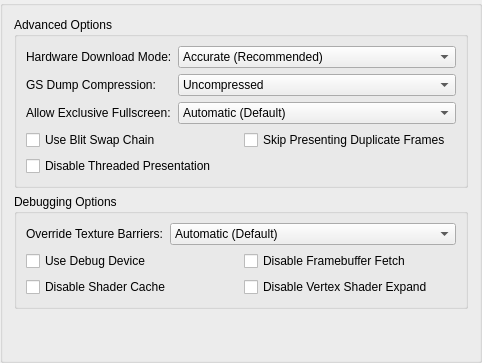
     <widget class="QGroupBox" name="advancedTab">
      <attribute name="title">
       <string extracomment="Advanced here refers to the advanced graphics options.">Advanced</string>
      </attribute>
      <layout class="QVBoxLayout" name="verticalLayout_2">
       <item>
        <widget class="QGroupBox" name="advancedOptions">
         <property name="title">
          <string>Advanced Options</string>
         </property>
         <layout class="QFormLayout" name="advancedOptionsFormLayout">
          <item row="0" column="0">
           <widget class="QLabel" name="label_42">
            <property name="text">
             <string>Hardware Download Mode:</string>
            </property>
           </widget>
          </item>
          <item row="0" column="1">
           <widget class="QComboBox" name="gsDownloadMode">
            <item>
             <property name="text">
              <string>Accurate (Recommended)</string>
             </property>
            </item>
            <item>
             <property name="text">
              <string>Disable Readbacks (Synchronize GS Thread)</string>
             </property>
            </item>
            <item>
             <property name="text">
              <string>Unsynchronized (Non-Deterministic)</string>
             </property>
            </item>
            <item>
             <property name="text">
              <string>Disabled (Ignore Transfers)</string>
             </property>
            </item>
           </widget>
          </item>
          <item row="1" column="0">
           <widget class="QLabel" name="label_34">
            <property name="text">
             <string>GS Dump Compression:</string>
            </property>
           </widget>
          </item>
          <item row="1" column="1">
           <widget class="QComboBox" name="gsDumpCompression">
            <item>
             <property name="text">
              <string>Uncompressed</string>
             </property>
            </item>
            <item>
             <property name="text">
              <string>LZMA (xz)</string>
             </property>
            </item>
            <item>
             <property name="text">
              <string>Zstandard (zst)</string>
             </property>
            </item>
           </widget>
          </item>
          <item row="3" column="0" colspan="2">
           <layout class="QGridLayout" name="gridLayout_9">
            <item row="0" column="1">
             <widget class="QCheckBox" name="skipPresentingDuplicateFrames">
              <property name="text">
               <string>Skip Presenting Duplicate Frames</string>
              </property>
             </widget>
            </item>
            <item row="0" column="0">
             <widget class="QCheckBox" name="useBlitSwapChain">
              <property name="text">
               <string extracomment="Blit = a data operation. You might want to write it as-is, but fully uppercased. More information: https://en.wikipedia.org/wiki/Bit_blit \nSwap chain: see Microsoft's Terminology Portal.">Use Blit Swap Chain</string>
              </property>
             </widget>
            </item>
            <item row="1" column="0">
             <widget class="QCheckBox" name="threadedPresentation">
              <property name="text">
               <string>Disable Threaded Presentation</string>
              </property>
             </widget>
            </item>
           </layout>
          </item>
          <item row="2" column="0">
           <widget class="QLabel" name="label_48">
            <property name="text">
             <string>Allow Exclusive Fullscreen:</string>
            </property>
           </widget>
          </item>
          <item row="2" column="1">
           <widget class="QComboBox" name="exclusiveFullscreenControl">
            <item>
             <property name="text">
              <string>Automatic (Default)</string>
             </property>
            </item>
            <item>
             <property name="text">
              <string>Disallowed</string>
             </property>
            </item>
            <item>
             <property name="text">
              <string>Allowed</string>
             </property>
            </item>
           </widget>
          </item>
         </layout>
        </widget>
       </item>
       <item>
        <widget class="QGroupBox" name="debuggingOptions">
         <property name="title">
          <string>Debugging Options</string>
         </property>
         <layout class="QFormLayout" name="debuggingOptionsFormLayout">
          <item row="0" column="0">
           <widget class="QLabel" name="label_19">
            <property name="text">
             <string>Override Texture Barriers:</string>
            </property>
           </widget>
          </item>
          <item row="0" column="1">
           <widget class="QComboBox" name="overrideTextureBarriers">
            <item>
             <property name="text">
              <string>Automatic (Default)</string>
             </property>
            </item>
            <item>
             <property name="text">
              <string>Force Disabled</string>
             </property>
            </item>
            <item>
             <property name="text">
              <string>Force Enabled</string>
             </property>
            </item>
           </widget>
          </item>
          <item row="2" column="0" colspan="2">
           <layout class="QGridLayout" name="gridLayout_7">
            <item row="0" column="1">
             <widget class="QCheckBox" name="disableFramebufferFetch">
              <property name="text">
               <string>Disable Framebuffer Fetch</string>
              </property>
             </widget>
            </item>
            <item row="1" column="0">
             <widget class="QCheckBox" name="disableShaderCache">
              <property name="text">
               <string>Disable Shader Cache</string>
              </property>
             </widget>
            </item>
            <item row="1" column="1">
             <widget class="QCheckBox" name="disableVertexShaderExpand">
              <property name="text">
               <string>Disable Vertex Shader Expand</string>
              </property>
             </widget>
            </item>
            <item row="0" column="0">
             <widget class="QCheckBox" name="useDebugDevice">
              <property name="text">
               <string>Use Debug Device</string>
              </property>
             </widget>
            </item>
           </layout>
          </item>
         </layout>
        </widget>
       </item>
       <item>
        <spacer name="verticalSpacer_2">
         <property name="orientation">
          <enum>Qt::Vertical</enum>
         </property>
         <property name="sizeHint" stdset="0">
          <size>
           <width>20</width>
           <height>40</height>
          </size>
         </property>
        </spacer>
       </item>
      </layout>
     </widget>
